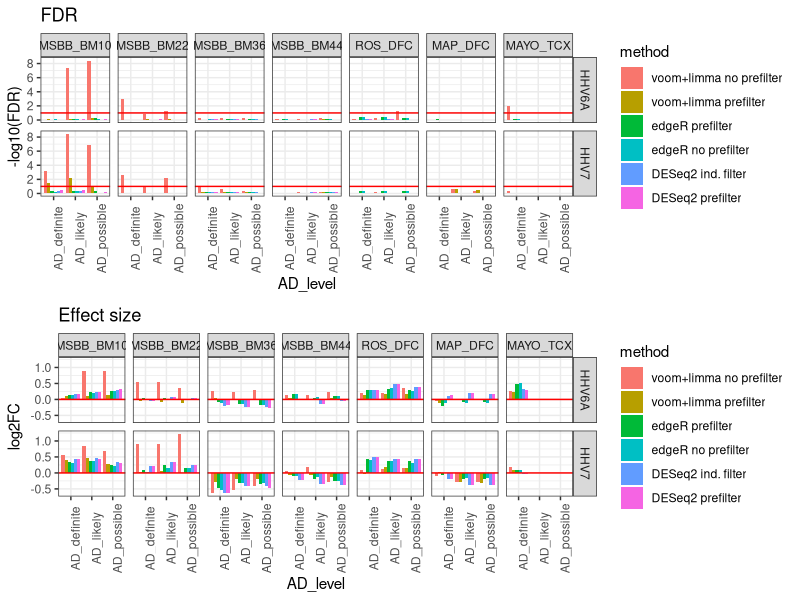

The R script that drew this image:
library(tidyverse)

interests <- c("NC_001716.2_region_1_153080__ID=id0", 
               "NC_001664.2_region_1_159322__ID=id0")

df_de <- read_csv("results/DE_results.csv") %>% 
  filter(name %in% interests) %>% 
  filter(method != "GLM") %>% 
  mutate(name = ifelse(name == interests[1], "HHV7", "HHV6A")) %>% 
  mutate(
    tissue = 
      fct_relevel(
        tissue,
        "MSBB_BM10", "MSBB_BM22", "MSBB_BM36", "MSBB_BM44", "ROS_DFC", "MAP_DFC"
      ),
    method = 
      fct_relevel(
        method, 
        unique(method)
      )
  )
  
p1 <- df_de %>%
  ggplot(aes(x=AD_level, y=-log10(FDR))) 

p2 <- df_de %>% 
  ggplot(aes(x=AD_level, y=log2FC))


draw_bars <- function(gg_obj, yintercept = 0) {
  gg_obj +
    geom_bar(aes(fill = method), 
             stat = "identity", 
             position = "dodge") +
    facet_grid(name~tissue) +
    geom_hline(yintercept = yintercept, color = "red") +
    theme_bw() +
    theme(
      axis.text.x = element_text(angle = 90)
    )
}

library(cowplot)
plot_grid(
  draw_bars(p1, -log10(0.1)) + ggtitle("FDR"),
  draw_bars(p2) + ggtitle("Effect size"),
  ncol = 1
)
save_plot(last_plot(), 
          filename = "results/viral_stats.pdf",
          base_height = 10,
          base_width = 14)

